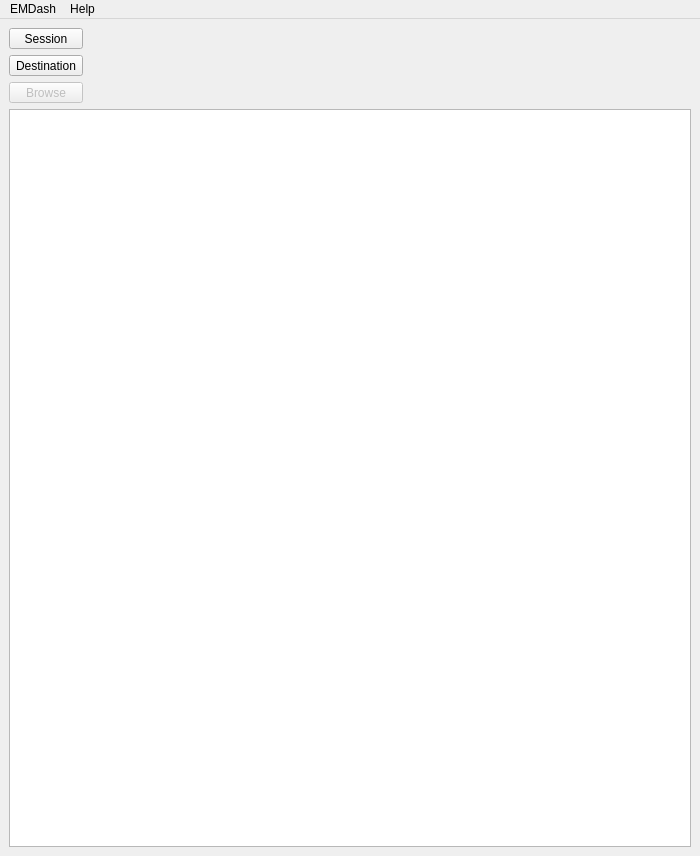
<?xml version="1.0" encoding="UTF-8"?>
<ui version="4.0">
 <class>Upload</class>
 <widget class="QMainWindow" name="Upload">
  <property name="geometry">
   <rect>
    <x>0</x>
    <y>0</y>
    <width>700</width>
    <height>856</height>
   </rect>
  </property>
  <property name="sizePolicy">
   <sizepolicy hsizetype="Preferred" vsizetype="Preferred">
    <horstretch>0</horstretch>
    <verstretch>0</verstretch>
   </sizepolicy>
  </property>
  <property name="minimumSize">
   <size>
    <width>700</width>
    <height>0</height>
   </size>
  </property>
  <property name="maximumSize">
   <size>
    <width>650</width>
    <height>16777215</height>
   </size>
  </property>
  <property name="windowTitle">
   <string>emdash</string>
  </property>
  <property name="autoFillBackground">
   <bool>false</bool>
  </property>
  <property name="unifiedTitleAndToolBarOnMac">
   <bool>false</bool>
  </property>
  <widget class="QWidget" name="centralwidget">
   <layout class="QVBoxLayout" name="verticalLayout">
    <item>
     <layout class="QGridLayout" name="grid_Status">
      <property name="sizeConstraint">
       <enum>QLayout::SetMinimumSize</enum>
      </property>
      <item row="1" column="0">
       <layout class="QHBoxLayout" name="horizontalLayout_8">
        <item>
         <widget class="QToolButton" name="button_grid">
          <property name="sizePolicy">
           <sizepolicy hsizetype="Minimum" vsizetype="Fixed">
            <horstretch>0</horstretch>
            <verstretch>0</verstretch>
           </sizepolicy>
          </property>
          <property name="minimumSize">
           <size>
            <width>0</width>
            <height>0</height>
           </size>
          </property>
          <property name="text">
           <string>Destination</string>
          </property>
          <property name="popupMode">
           <enum>QToolButton::InstantPopup</enum>
          </property>
         </widget>
        </item>
       </layout>
      </item>
      <item row="1" column="1">
       <widget class="QLabel" name="label_grid">
        <property name="sizePolicy">
         <sizepolicy hsizetype="Expanding" vsizetype="Preferred">
          <horstretch>0</horstretch>
          <verstretch>0</verstretch>
         </sizepolicy>
        </property>
        <property name="text">
         <string/>
        </property>
        <property name="openExternalLinks">
         <bool>true</bool>
        </property>
       </widget>
      </item>
      <item row="2" column="0">
       <layout class="QHBoxLayout" name="horizontalLayout">
        <item>
         <widget class="QToolButton" name="button_path">
          <property name="enabled">
           <bool>false</bool>
          </property>
          <property name="sizePolicy">
           <sizepolicy hsizetype="Minimum" vsizetype="Fixed">
            <horstretch>0</horstretch>
            <verstretch>0</verstretch>
           </sizepolicy>
          </property>
          <property name="maximumSize">
           <size>
            <width>1000</width>
            <height>16777215</height>
           </size>
          </property>
          <property name="text">
           <string>Browse</string>
          </property>
          <property name="popupMode">
           <enum>QToolButton::InstantPopup</enum>
          </property>
          <property name="arrowType">
           <enum>Qt::NoArrow</enum>
          </property>
         </widget>
        </item>
       </layout>
      </item>
      <item row="0" column="0">
       <layout class="QHBoxLayout" name="horizontalLayout_7">
        <item>
         <widget class="QToolButton" name="button_session">
          <property name="sizePolicy">
           <sizepolicy hsizetype="Minimum" vsizetype="Fixed">
            <horstretch>0</horstretch>
            <verstretch>0</verstretch>
           </sizepolicy>
          </property>
          <property name="minimumSize">
           <size>
            <width>0</width>
            <height>0</height>
           </size>
          </property>
          <property name="text">
           <string>Session</string>
          </property>
          <property name="popupMode">
           <enum>QToolButton::InstantPopup</enum>
          </property>
          <property name="arrowType">
           <enum>Qt::NoArrow</enum>
          </property>
         </widget>
        </item>
       </layout>
      </item>
      <item row="0" column="1">
       <layout class="QHBoxLayout" name="horizontalLayout_10">
        <item>
         <widget class="QLabel" name="label_session">
          <property name="maximumSize">
           <size>
            <width>60</width>
            <height>16777215</height>
           </size>
          </property>
          <property name="text">
           <string/>
          </property>
          <property name="alignment">
           <set>Qt::AlignLeading|Qt::AlignLeft|Qt::AlignVCenter</set>
          </property>
          <property name="openExternalLinks">
           <bool>true</bool>
          </property>
         </widget>
        </item>
        <item>
         <widget class="QLabel" name="label_user">
          <property name="text">
           <string/>
          </property>
         </widget>
        </item>
       </layout>
      </item>
      <item row="2" column="1">
       <widget class="QLabel" name="label_path">
        <property name="sizePolicy">
         <sizepolicy hsizetype="Expanding" vsizetype="Preferred">
          <horstretch>0</horstretch>
          <verstretch>0</verstretch>
         </sizepolicy>
        </property>
        <property name="text">
         <string/>
        </property>
       </widget>
      </item>
     </layout>
    </item>
    <item>
     <layout class="QHBoxLayout" name="frame_settings"/>
    </item>
    <item>
     <widget class="FilesView" name="tree_files">
      <property name="enabled">
       <bool>true</bool>
      </property>
      <property name="autoScrollMargin">
       <number>0</number>
      </property>
      <property name="editTriggers">
       <set>QAbstractItemView::NoEditTriggers</set>
      </property>
      <property name="alternatingRowColors">
       <bool>true</bool>
      </property>
      <property name="selectionMode">
       <enum>QAbstractItemView::NoSelection</enum>
      </property>
      <property name="indentation">
       <number>10</number>
      </property>
      <property name="rootIsDecorated">
       <bool>true</bool>
      </property>
      <property name="uniformRowHeights">
       <bool>true</bool>
      </property>
      <property name="itemsExpandable">
       <bool>true</bool>
      </property>
      <property name="expandsOnDoubleClick">
       <bool>true</bool>
      </property>
      <attribute name="headerVisible">
       <bool>true</bool>
      </attribute>
      <attribute name="headerVisible">
       <bool>true</bool>
      </attribute>
     </widget>
    </item>
   </layout>
  </widget>
  <widget class="QMenuBar" name="menubar">
   <property name="geometry">
    <rect>
     <x>0</x>
     <y>0</y>
     <width>700</width>
     <height>22</height>
    </rect>
   </property>
   <widget class="QMenu" name="menuTest">
    <property name="title">
     <string>EMDash</string>
    </property>
   </widget>
   <widget class="QMenu" name="menuHelp">
    <property name="title">
     <string>Help</string>
    </property>
   </widget>
   <addaction name="menuTest"/>
   <addaction name="menuHelp"/>
  </widget>
  <action name="actionTest">
   <property name="text">
    <string>Test</string>
   </property>
  </action>
  <action name="actionQuit">
   <property name="text">
    <string>Quit</string>
   </property>
  </action>
 </widget>
 <customwidgets>
  <customwidget>
   <class>FilesView</class>
   <extends>QTreeView</extends>
   <header>filesview.h</header>
  </customwidget>
 </customwidgets>
 <resources/>
 <connections/>
</ui>
